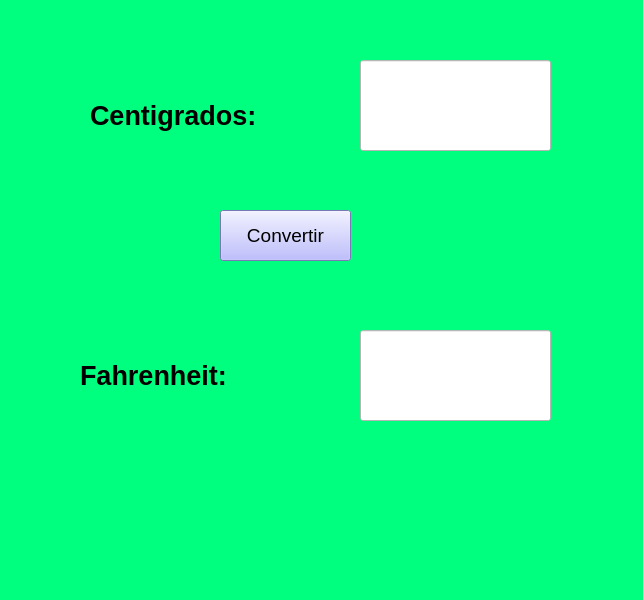
<?xml version="1.0" encoding="UTF-8"?>
<ui version="4.0">
 <class>MainWindow</class>
 <widget class="QMainWindow" name="MainWindow">
  <property name="geometry">
   <rect>
    <x>0</x>
    <y>0</y>
    <width>643</width>
    <height>600</height>
   </rect>
  </property>
  <property name="windowTitle">
   <string>MainWindow</string>
  </property>
  <property name="styleSheet">
   <string notr="true">background-color: rgb(0, 255, 127);</string>
  </property>
  <widget class="QWidget" name="centralwidget">
   <widget class="QLineEdit" name="txt_cent">
    <property name="geometry">
     <rect>
      <x>360</x>
      <y>60</y>
      <width>191</width>
      <height>91</height>
     </rect>
    </property>
    <property name="font">
     <font>
      <pointsize>20</pointsize>
      <weight>75</weight>
      <bold>true</bold>
     </font>
    </property>
    <property name="styleSheet">
     <string notr="true">background-color: rgb(255, 255, 255);</string>
    </property>
    <property name="alignment">
     <set>Qt::AlignCenter</set>
    </property>
   </widget>
   <widget class="QLineEdit" name="txt_fahr">
    <property name="geometry">
     <rect>
      <x>360</x>
      <y>330</y>
      <width>191</width>
      <height>91</height>
     </rect>
    </property>
    <property name="font">
     <font>
      <pointsize>20</pointsize>
      <weight>75</weight>
      <bold>true</bold>
     </font>
    </property>
    <property name="styleSheet">
     <string notr="true">background-color: rgb(255, 255, 255);</string>
    </property>
    <property name="alignment">
     <set>Qt::AlignCenter</set>
    </property>
   </widget>
   <widget class="QLabel" name="label">
    <property name="geometry">
     <rect>
      <x>90</x>
      <y>90</y>
      <width>231</width>
      <height>51</height>
     </rect>
    </property>
    <property name="font">
     <font>
      <pointsize>20</pointsize>
      <weight>75</weight>
      <bold>true</bold>
     </font>
    </property>
    <property name="text">
     <string>Centigrados:</string>
    </property>
   </widget>
   <widget class="QLabel" name="label_2">
    <property name="geometry">
     <rect>
      <x>80</x>
      <y>350</y>
      <width>231</width>
      <height>51</height>
     </rect>
    </property>
    <property name="font">
     <font>
      <pointsize>20</pointsize>
      <weight>75</weight>
      <bold>true</bold>
     </font>
    </property>
    <property name="text">
     <string>Fahrenheit:</string>
    </property>
   </widget>
   <widget class="QPushButton" name="btn_fahr">
    <property name="geometry">
     <rect>
      <x>220</x>
      <y>210</y>
      <width>131</width>
      <height>51</height>
     </rect>
    </property>
    <property name="font">
     <font>
      <pointsize>14</pointsize>
     </font>
    </property>
    <property name="styleSheet">
     <string notr="true">background-color: rgb(170, 170, 255);</string>
    </property>
    <property name="text">
     <string>Convertir</string>
    </property>
   </widget>
  </widget>
  <widget class="QMenuBar" name="menubar">
   <property name="geometry">
    <rect>
     <x>0</x>
     <y>0</y>
     <width>643</width>
     <height>26</height>
    </rect>
   </property>
  </widget>
  <widget class="QStatusBar" name="statusbar"/>
 </widget>
 <resources/>
 <connections/>
</ui>
